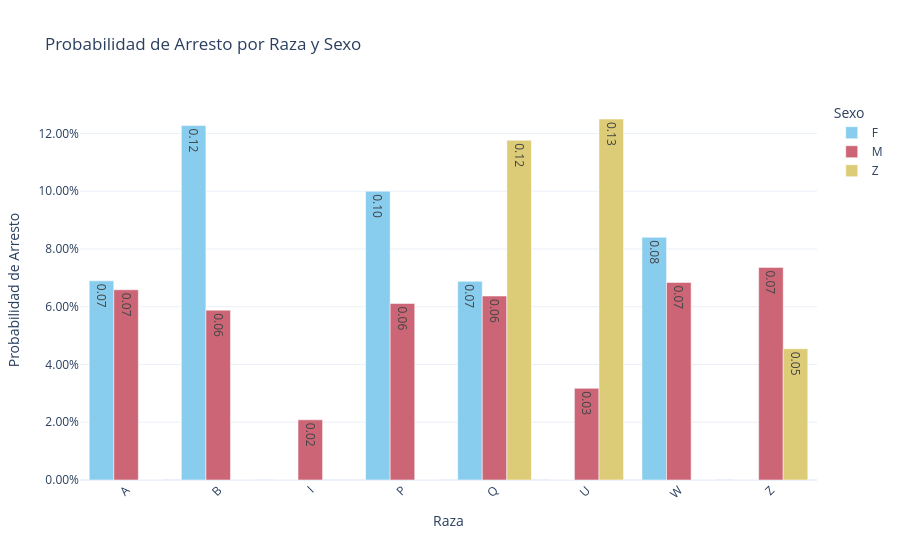

The notebook cell this image was saved under:
### Code cell
# 1. Preparación de los datos
# Nota: Asegúrate de que 'arstmade_cod' esté en tu dataframe actual
df_pbb = df_copy_18.copy()
# Si arstmade_cod no está en df_copy_18, deberás traerla de df_consolidado
if 'arstmade_cod' not in df_pbb.columns:
    df_pbb['arstmade_cod'] = df_consolidado['arstmade_cod']

grouped = df_pbb.groupby(['sex', 'race'])['arstmade_cod'].mean().reset_index()
grouped.rename(columns={'arstmade_cod': 'probability_of_arrest'}, inplace=True)

# 2. Creación del gráfico interactivo
fig = px.bar(grouped,
             x='race',
             y='probability_of_arrest',
             color='sex',
             barmode='group', # Barras agrupadas como en tu Seaborn
             title='Probabilidad de Arresto por Raza y Sexo',
             labels={
                 'race': 'Raza',
                 'probability_of_arrest': 'Probabilidad de Arresto',
                 'sex': 'Sexo'
             },
             # Usamos una paleta cualitativa similar a 'hls'
             color_discrete_sequence=px.colors.qualitative.Safe,
             text_auto='.2f', # Muestra el valor con 2 decimales sobre la barra
             template='plotly_white')

# 3. Mejoras de formato
fig.update_layout(
    yaxis_tickformat='.2%', # Muestra el eje Y como porcentaje (ej: 15.00%)
    legend_title_text='Sexo',
    xaxis_tickangle=-45 # Rota las etiquetas de raza para mejor lectura
)

fig.show()

### Figure 1 — Plotly figure (JSON) as saved in the notebook; plotly's stock layout.template omitted (floating-point values rounded to 4 significant figures)
{"data": [{"alignmentgroup": "True", "hovertemplate": "Sexo=F<br>Raza=%{x}<br>Probabilidad de Arresto=%{y}<extra></extra>", "legendgroup": "F", "marker": {"color": "rgb(136, 204, 238)", "pattern": {"shape": ""}}, "name": "F", "offsetgroup": "F", "orientation": "v", "showlegend": true, "textposition": "auto", "texttemplate": "%{y:.2f}", "type": "bar", "x": ["A", "B", "I", "P", "Q", "U", "W", "Z"], "xaxis": "x", "y": [0.06897, 0.1227, 0.0, 0.1, 0.06878, 0.0, 0.08403, 0.0], "yaxis": "y"}, {"alignmentgroup": "True", "hovertemplate": "Sexo=M<br>Raza=%{x}<br>Probabilidad de Arresto=%{y}<extra></extra>", "legendgroup": "M", "marker": {"color": "rgb(204, 102, 119)", "pattern": {"shape": ""}}, "name": "M", "offsetgroup": "M", "orientation": "v", "showlegend": true, "textposition": "auto", "texttemplate": "%{y:.2f}", "type": "bar", "x": ["A", "B", "I", "P", "Q", "U", "W", "Z"], "xaxis": "x", "y": [0.06587, 0.05881, 0.02083, 0.06113, 0.0637, 0.03175, 0.06841, 0.07362], "yaxis": "y"}, {"alignmentgroup": "True", "hovertemplate": "Sexo=Z<br>Raza=%{x}<br>Probabilidad de Arresto=%{y}<extra></extra>", "legendgroup": "Z", "marker": {"color": "rgb(221, 204, 119)", "pattern": {"shape": ""}}, "name": "Z", "offsetgroup": "Z", "orientation": "v", "showlegend": true, "textposition": "auto", "texttemplate": "%{y:.2f}", "type": "bar", "x": ["A", "B", "P", "Q", "U", "W", "Z"], "xaxis": "x", "y": [0.0, 0.0, 0.0, 0.1176, 0.125, 0.0, 0.04545], "yaxis": "y"}], "layout": {"barmode": "group", "legend": {"title": {"text": "Sexo"}, "tracegroupgap": 0}, "title": {"text": "Probabilidad de Arresto por Raza y Sexo"}, "xaxis": {"anchor": "y", "domain": [0, 1], "tickangle": -45, "title": {"text": "Raza"}}, "yaxis": {"anchor": "x", "domain": [0, 1], "tickformat": ".2%", "title": {"text": "Probabilidad de Arresto"}}}}
